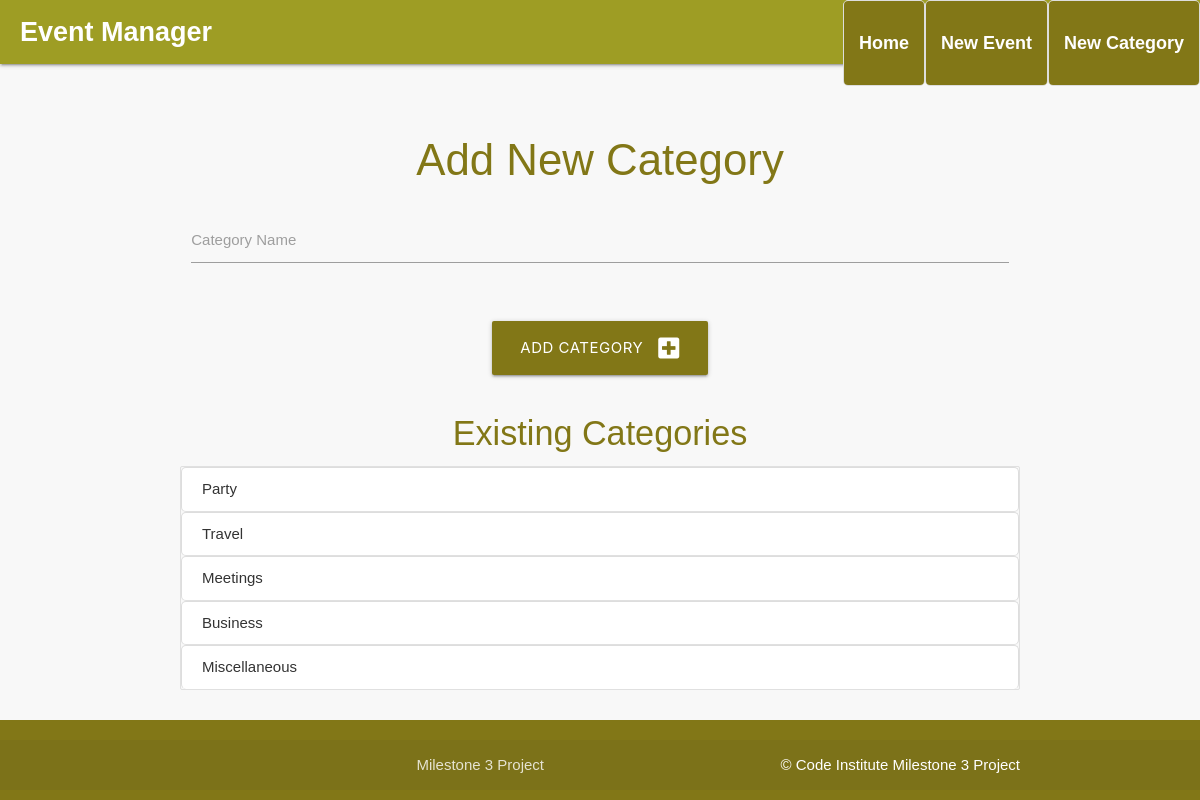
Page /add_category on the earlier database version.
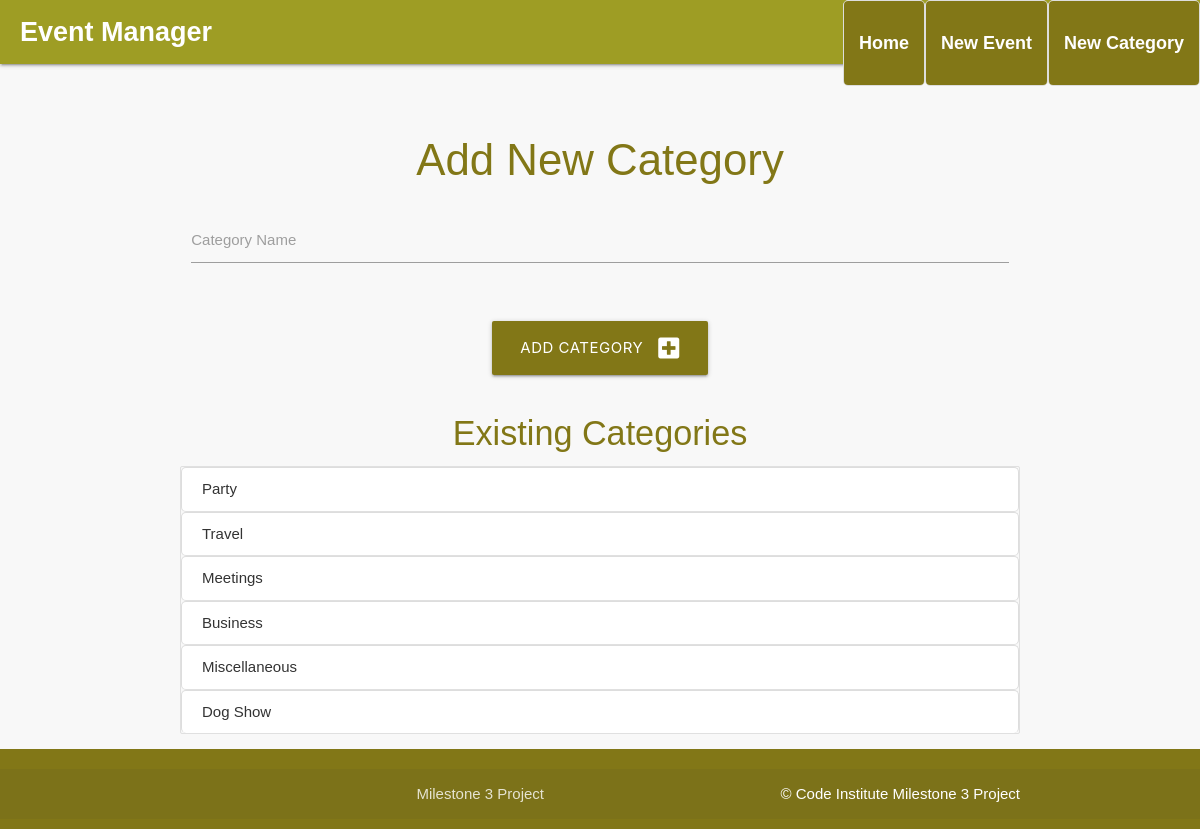
Same page on the later database version.
### eventmanager/models.py (models this page shows)
class Category(db.Model):
    id = db.Column(db.Integer, primary_key=True)
    name = db.Column(db.String(50), unique=True, nullable=False)
    events = db.relationship('Event', backref='category', lazy=True)

### eventmanager/routes.py (the view, shortened to what this page needs)
@app.route("/add_category", methods=["GET", "POST"])
def add_category():
    categories = Category.query.all()  # Fetch all categories to display
    return render_template("add_category.html", categories=categories)

### eventmanager/templates/add_category.html (shortened to what this page needs)
{% extends "base.html" %}
{% block content %}
    <h3 class="center-align lime-text text-darken-4">Add New Category</h3>
    <form method="POST" action="{{ url_for('add_category') }}" class="row">
        <div class="input-field col s12">
            <input type="text" name="name" id="name" required>
            <label for="name">Category Name</label>
        </div>
        <div class="row">
            <div class="col s12 center-align">
                <button type="submit" class="btn-large lime darken-4">
                    Add Category <i class="fas fa-plus-square right"></i>
                </button>
            </div>
        </div>
    </form>
    <h4 class="center-align lime-text text-darken-4">Existing Categories</h4>
    <ul class="collection">
        {% for category in categories %}
            <li class="collection-item">
                {{ category.name }}
            </li>
        {% else %}
            <li class="collection-item">No categories available.</li>
        {% endfor %}
    </ul>
{% endblock %}

Differences in the rows shown:
added Category: name "Dog Show"
